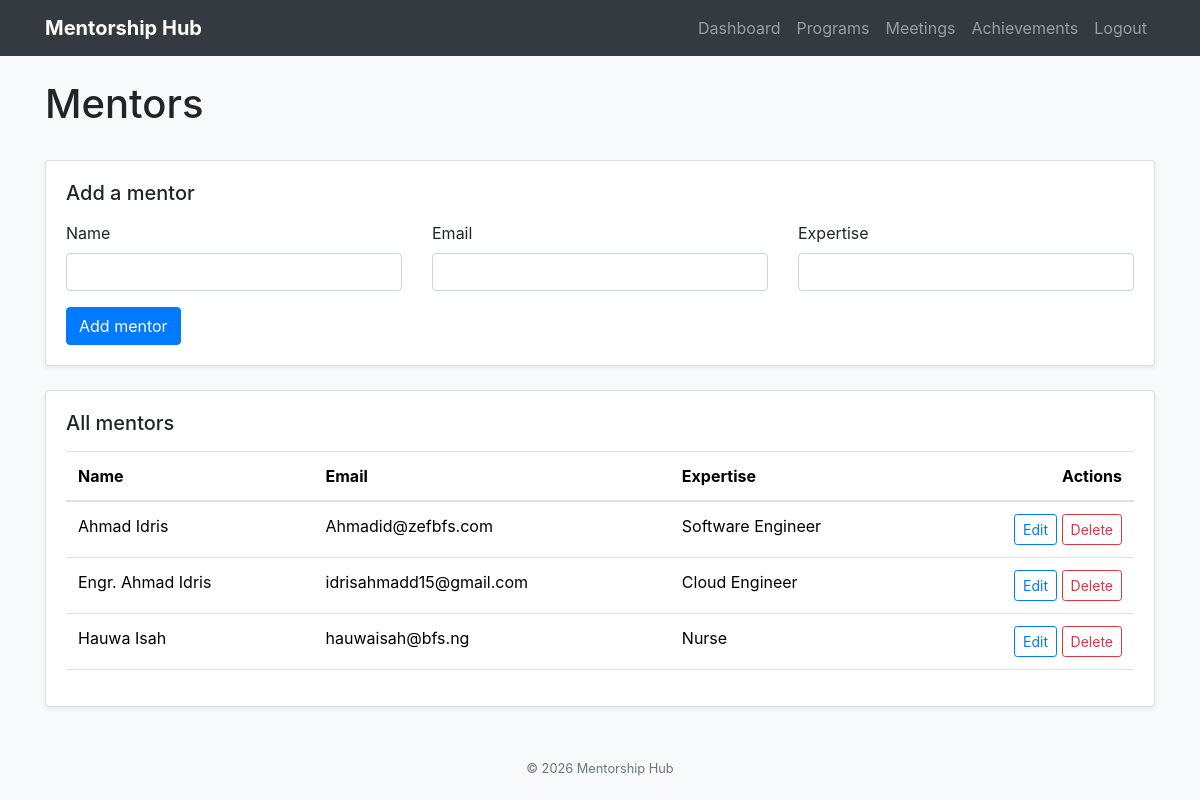
The app's page /mentors (signed in) with its own data.
### tables this page shows
CREATE TABLE Mentor ( 

    MentorID INTEGER PRIMARY KEY AUTOINCREMENT, 

    Name TEXT, 

    Email TEXT, 

    Expertise TEXT, 

    JoinedAt TEXT DEFAULT CURRENT_TIMESTAMP 

, IsActive INTEGER DEFAULT 1);

### app.py (the view)
@app.route('/mentors')
def mentors():
    if 'user_name' not in session:
        return redirect(url_for('login'))
    conn = sqlite3.connect(DB_PATH)
    cursor = conn.cursor()
    cursor.execute('SELECT MentorID, Name, Email, Expertise FROM Mentor WHERE IsActive = 1 ORDER BY Name')
    mentor_list = cursor.fetchall()
    conn.close()
    return render_template('mentors.html', mentors=mentor_list)

### templates/mentors.html (shortened to what this page needs)
{% extends "base.html" %}
{% block content %}
<div class="d-flex justify-content-between align-items-center mb-4">
    <h1>Mentors</h1>
</div>
<div class="card shadow-sm mb-4">
    <div class="card-body">
        <h2 class="h5 mb-3">{{ 'Edit mentor' if mentor_to_edit else 'Add a mentor' }}</h2>
        <form method="POST" action="{{ url_for('edit_mentor', mentor_id=mentor_to_edit[0]) if mentor_to_edit else url_for('add_mentor') }}">
            <div class="row g-3">
                <div class="col-md-4">
                    <label for="name" class="form-label">Name</label>
                    <input type="text" id="name" name="name" class="form-control" value="{{ mentor_to_edit[1] if mentor_to_edit else '' }}" required>
                </div>
                <div class="col-md-4">
                    <label for="email" class="form-label">Email</label>
                    <input type="email" id="email" name="email" class="form-control" value="{{ mentor_to_edit[2] if mentor_to_edit else '' }}" required>
                </div>
                <div class="col-md-4">
                    <label for="expertise" class="form-label">Expertise</label>
                    <input type="text" id="expertise" name="expertise" class="form-control" value="{{ mentor_to_edit[3] if mentor_to_edit else '' }}">
                </div>
            </div>
            <div class="mt-3 d-flex gap-2">
                <button type="submit" class="btn btn-primary">{{ 'Save changes' if mentor_to_edit else 'Add mentor' }}</button>
            </div>
        </form>
    </div>
</div>
<div class="card shadow-sm">
    <div class="card-body">
        <h2 class="h5 mb-3">All mentors</h2>
        {% if mentors %}
        <div class="table-responsive">
            <table class="table align-middle">
                <thead>
                    <tr>
                        <th>Name</th>
                        <th>Email</th>
                        <th>Expertise</th>
                        <th class="text-end">Actions</th>
                    </tr>
                </thead>
                <tbody>
                    {% for mentor in mentors %}
                    <tr>
                        <td>{{ mentor[1] }}</td>
                        <td>{{ mentor[2] }}</td>
                        <td>{{ mentor[3] or 'Not set' }}</td>
                        <td class="text-end">
                            <a href="{{ url_for('mentors', edit=mentor[0]) }}" class="btn btn-sm btn-outline-primary">Edit</a>
                            <form method="POST" action="{{ url_for('delete_mentor', mentor_id=mentor[0]) }}" class="d-inline" onsubmit="return confirm('Delete this mentor and their related records? This cannot be undone.');">
                                <button type="submit" class="btn btn-sm btn-outline-danger">Delete</button>
                            </form>
                        </td>
                    </tr>
                    {% endfor %}
                </tbody>
            </table>
        </div>
        {% else %}
        <p class="text-muted">No mentors have been added yet.</p>
        {% endif %}
    </div>
</div>
{% endblock %}

### templates/base.html (shortened to what this page needs)
<!DOCTYPE html>
<html lang="en">
<head>
    <link href="https://cdn.jsdelivr.net/npm/bootstrap@5.3.3/dist/css/bootstrap.min.css" rel="stylesheet">
    <link href="{{ url_for('static', filename='css/bootstrap.min.css') }}" rel="stylesheet">
</head>
<body class="bg-light">
    <nav class="navbar navbar-expand-lg navbar-dark bg-dark">
        <div class="container">
            <a class="navbar-brand font-weight-bold" href="{{ url_for('dashboard') }}">Mentorship Hub</a>
            <div class="collapse navbar-collapse" id="navMenu">
                <ul class="navbar-nav ms-auto">
                    <li class="nav-item">
                        <a class="nav-link" href="{{ url_for('dashboard') }}">Dashboard</a>
                    </li>
                    <li class="nav-item">
                        <a class="nav-link" href="{{ url_for('programs') }}">Programs</a>
                    </li>
                    <li class="nav-item">
                        <a class="nav-link" href="{{ url_for('meetings') }}">Meetings</a>
                    </li>
                    <li class="nav-item">
                        <a class="nav-link" href="{{ url_for('achievements') }}">Achievements</a>
                    </li>
                    <li class="nav-item">
                        <a class="nav-link" href="{{ url_for('logout') }}">Logout</a>
                    </li>
                </ul>
            </div>
        </div>
    </nav>
    <main class="container mt-4 mb-5">
        {% block content %}{% endblock %}
    </main>
    <footer class="text-center text-muted mt-5 mb-3">
        <small>&copy; 2026 Mentorship Hub</small>
    </footer>
</body>
</html>

### records on screen
Mentor: Name "Ahmad Idris", Email "Ahmadid@zefbfs.com", Expertise "Software Engineer"
Mentor: Name "Engr. Ahmad Idris", Email "idrisahmadd15@gmail.com", Expertise "Cloud Engineer"
Mentor: Name "Hauwa Isah", Email "hauwaisah@bfs.ng", Expertise "Nurse"

### other values on screen
{{ 'Edit mentor' if mentor_to_edit else 'Add a mentor' }} "Add a mentor"
{{ 'Save changes' if mentor_to_edit else 'Add mentor' }} "Add mentor"
